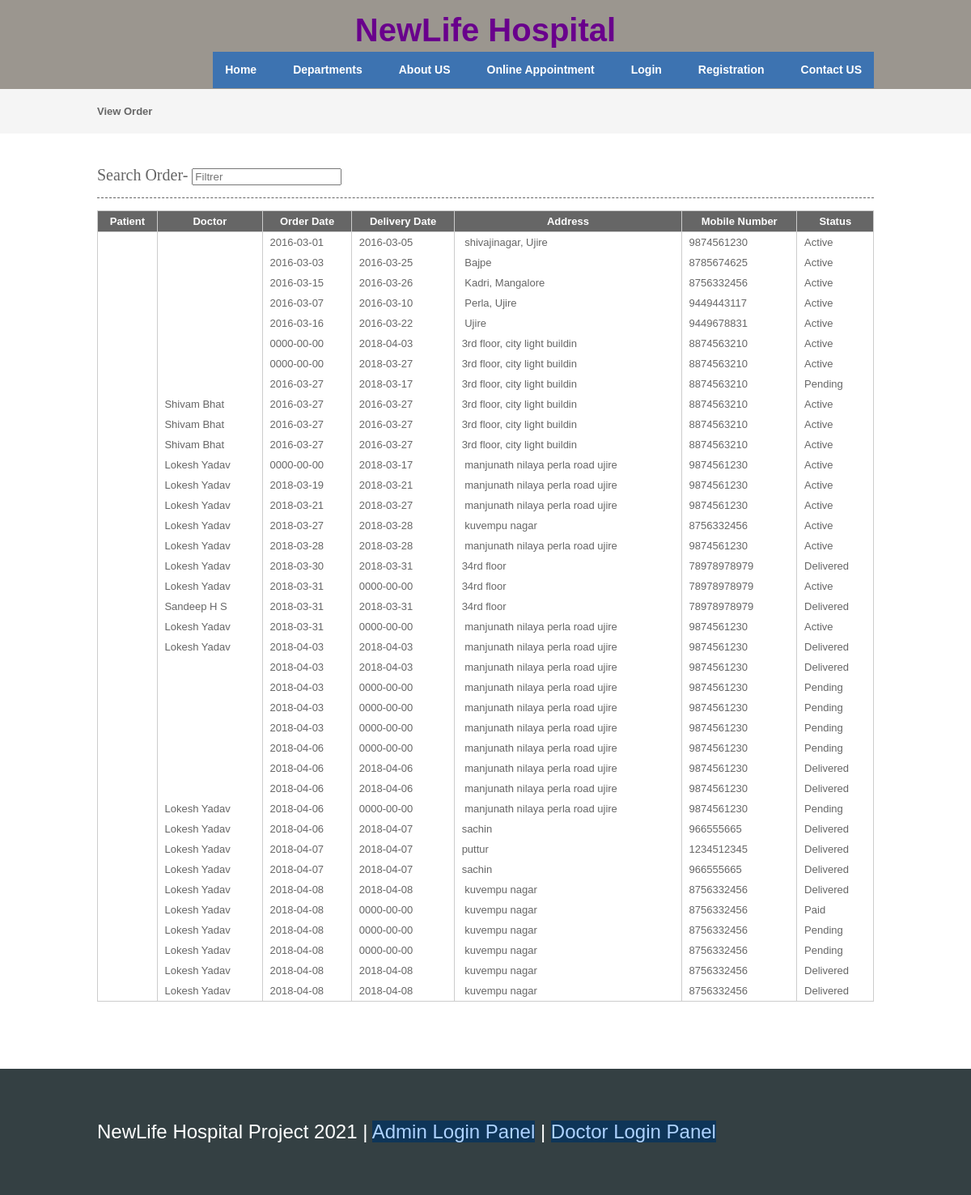
The page /vieworder.php on the database its author committed.
### tables this page shows
CREATE TABLE `orders` (
  `orderid` int(10) NOT NULL,
  `patientid` int(10) NOT NULL,
  `doctorid` int(10) NOT NULL,
  `prescriptionid` int(10) NOT NULL,
  `orderdate` date NOT NULL,
  `deliverydate` date NOT NULL,
  `address` text NOT NULL,
  `mobileno` varchar(15) NOT NULL,
  `note` text NOT NULL,
  `status` varchar(10) NOT NULL,
  `payment_type` varchar(20) NOT NULL,
  `card_no` varchar(20) NOT NULL,
  `cvv_no` varchar(5) NOT NULL,
  `expdate` date NOT NULL,
  `card_holder` varchar(50) NOT NULL
);

CREATE TABLE `doctor` (
  `doctorid` int(10) NOT NULL,
  `doctorname` varchar(50) NOT NULL,
  `mobileno` varchar(15) NOT NULL,
  `departmentid` int(10) NOT NULL,
  `loginid` varchar(25) NOT NULL,
  `password` varchar(25) NOT NULL,
  `status` varchar(10) NOT NULL,
  `education` varchar(25) NOT NULL,
  `experience` float(11,1) NOT NULL,
  `consultancy_charge` float(10,2) NOT NULL
);

### vieworder.php (the view, shortened to what this page needs)
<?php
include("header.php");
include("dbconnection.php");
?>
<div class="wrapper col2">
  <div id="breadcrumb">
    <ul>
      <li class="first">View Order</li></ul>
  </div>
</div>
<div class="wrapper col4">
  <div id="container">
<section class="container">
<h2>Search Order- <input type="search" class="light-table-filter" data-table="order-table" placeholder="Filtrer" /></h2>
	<table class="order-table">
      <thead>
        <tr>
          <th>Patient</th>
          <th>Doctor</th>
          <th>Order Date</th>
          <th>Delivery Date</th>
          <th>Address</th>
          <th>Mobile Number</th>
          <th>Status</th>
        </tr>
        </thead>
         <tbody>
		 <?php
		$sql ="SELECT * FROM orders where orderid!='0' ";
		$qsql = mysqli_query($con,$sql);
		while($rs = mysqli_fetch_array($qsql))
		{
			$sqlpatient = "SELECT * FROM patient WHERE patientid='$rs[patientid]'";
			$qsqlpatient = mysqli_query($con,$sqlpatient);
			$rspatient = mysqli_fetch_array($qsqlpatient);
			$sqldoctor = "SELECT * FROM doctor WHERE doctorid='$rs[doctorid]'";
			$qsqldoctor = mysqli_query($con,$sqldoctor);
			$rsdoctor = mysqli_fetch_array($qsqldoctor);
        	echo "<tr>
          <td>&nbsp;$rspatient[patientname]</td>
          <td>&nbsp;$rsdoctor[doctorname]</td>
          <td>&nbsp;$rs[orderdate]</td>
          <td>&nbsp;$rs[deliverydate]</td>
		   <td>&nbsp;$rs[address]</td>
		    <td>&nbsp;$rs[mobileno]</td>
			 <td>&nbsp;";
			 if(isset($_SESSION[patientid]))
			{
				if($rs[status] == "Active")
				{
				echo "<a href='prescriptionorderreport.php?orderid=$rs[0]&prescriptionid=$rs[3]'>Orders</a>";
				}
				else
				{
				echo $rs[status];
				}
			}
			else
			{
				echo $rs[status];
			}
			 echo "</td>";
		echo "</tr>";
		}
		?>
      </tbody>
    </table>
    </section>
    <p>&nbsp;</p>
  </div>
</div>
<?php
include("footer.php");
?>

### layout/styles/layout.css (style rules this page uses)
html { overflow-y:scroll; }
body { margin:0; padding:0; font-size:13px; font-family:verdana, Arial, Helvetica, sans-serif; color:#FFFFFF; background-color:#4F473A; }
div.wrapper { display:block; width:100%; margin:0; text-align:left; }
.col2 { color:#666666; background-color:#F5F5F5; }
.col3, .col4 { color:#666666; background-color:#FFFFFF; }
#head, #gallery, #breadcrumb, #container, #footer { display:block; position:relative; width:960px; margin:0 auto; }
#breadcrumb { padding:20px 0; }
#breadcrumb ul { margin:0; padding:0; list-style:none; }
#breadcrumb ul li { display:inline; }
#breadcrumb ul li.first { font-weight:bold; }
#container { padding:40px 0; }
#container h1, #container h2, #container h3, #container h4, #container h5, #container h6 { margin:0 0 15px 0; padding:0 0 15px 0; line-height:normal; font-weight:normal; font-size:20px; font-family:Georgia, "Times New Roman", Times, serif; border-bottom:1px dashed #666666; }

### layout/styles/tables.css (style rules this page uses)
table { width:100%; border-collapse:collapse; table-layout:auto; vertical-align:top; margin-bottom:15px; border:1px solid #CCCCCC; }
table thead th { color:#FFFFFF; background-color:#666666; border:1px solid #CCCCCC; border-collapse:collapse; text-align:center; table-layout:auto; vertical-align:middle; }
table tbody td { vertical-align:top; border-collapse:collapse; border-left:1px solid #CCCCCC; border-right:1px solid #CCCCCC; }
table thead th, table tbody td { padding:5px; border-collapse:collapse; }

### rows shown on the page
orders: orderdate "2016-03-01", deliverydate "2016-03-05", address "shivajinagar, Ujire", mobileno "9874561230", status "Active"
orders: orderdate "2016-03-03", deliverydate "2016-03-25", address "Bajpe", mobileno "8785674625", status "Active"
orders: orderdate "2016-03-15", deliverydate "2016-03-26", address "Kadri, Mangalore", mobileno "8756332456", status "Active"
orders: orderdate "2016-03-07", deliverydate "2016-03-10", address "Perla, Ujire", mobileno "9449443117", status "Active"
orders: orderdate "2016-03-16", deliverydate "2016-03-22", address "Ujire", mobileno "9449678831", status "Active"
orders: orderdate "0000-00-00", deliverydate "2018-04-03", address "3rd floor, city light buildin", mobileno "8874563210", status "Active"
orders: orderdate "0000-00-00", deliverydate "2018-03-27", address "3rd floor, city light buildin", mobileno "8874563210", status "Active"
orders: orderdate "2016-03-27", deliverydate "2018-03-17", address "3rd floor, city light buildin", mobileno "8874563210", status "Pending"
orders: doctorid.doctorname "Shivam Bhat", orderdate "2016-03-27", deliverydate "2016-03-27", address "3rd floor, city light buildin", mobileno "8874563210", status "Active"
orders: doctorid.doctorname "Shivam Bhat", orderdate "2016-03-27", deliverydate "2016-03-27", address "3rd floor, city light buildin", mobileno "8874563210", status "Active"
orders: doctorid.doctorname "Shivam Bhat", orderdate "2016-03-27", deliverydate "2016-03-27", address "3rd floor, city light buildin", mobileno "8874563210", status "Active"
orders: doctorid.doctorname "Lokesh Yadav", orderdate "0000-00-00", deliverydate "2018-03-17", address "manjunath nilaya perla road ujire", mobileno "9874561230", status "Active"
orders: doctorid.doctorname "Lokesh Yadav", orderdate "2018-03-19", deliverydate "2018-03-21", address "manjunath nilaya perla road ujire", mobileno "9874561230", status "Active"
orders: doctorid.doctorname "Lokesh Yadav", orderdate "2018-03-21", deliverydate "2018-03-27", address "manjunath nilaya perla road ujire", mobileno "9874561230", status "Active"
orders: doctorid.doctorname "Lokesh Yadav", orderdate "2018-03-27", deliverydate "2018-03-28", address "kuvempu nagar", mobileno "8756332456", status "Active"
orders: doctorid.doctorname "Lokesh Yadav", orderdate "2018-03-28", deliverydate "2018-03-28", address "manjunath nilaya perla road ujire", mobileno "9874561230", status "Active"
orders: doctorid.doctorname "Lokesh Yadav", orderdate "2018-03-30", deliverydate "2018-03-31", address "34rd floor", mobileno "78978978979", status "Delivered"
orders: doctorid.doctorname "Lokesh Yadav", orderdate "2018-03-31", deliverydate "0000-00-00", address "34rd floor", mobileno "78978978979", status "Active"
orders: doctorid.doctorname "Sandeep H S", orderdate "2018-03-31", deliverydate "2018-03-31", address "34rd floor", mobileno "78978978979", status "Delivered"
orders: doctorid.doctorname "Lokesh Yadav", orderdate "2018-03-31", deliverydate "0000-00-00", address "manjunath nilaya perla road ujire", mobileno "9874561230", status "Active"
orders: doctorid.doctorname "Lokesh Yadav", orderdate "2018-04-03", deliverydate "2018-04-03", address "manjunath nilaya perla road ujire", mobileno "9874561230", status "Delivered"
orders: orderdate "2018-04-03", deliverydate "2018-04-03", address "manjunath nilaya perla road ujire", mobileno "9874561230", status "Delivered"
orders: orderdate "2018-04-03", deliverydate "0000-00-00", address "manjunath nilaya perla road ujire", mobileno "9874561230", status "Pending"
orders: orderdate "2018-04-03", deliverydate "0000-00-00", address "manjunath nilaya perla road ujire", mobileno "9874561230", status "Pending"
orders: orderdate "2018-04-03", deliverydate "0000-00-00", address "manjunath nilaya perla road ujire", mobileno "9874561230", status "Pending"
orders: orderdate "2018-04-06", deliverydate "0000-00-00", address "manjunath nilaya perla road ujire", mobileno "9874561230", status "Pending"
orders: orderdate "2018-04-06", deliverydate "2018-04-06", address "manjunath nilaya perla road ujire", mobileno "9874561230", status "Delivered"
orders: orderdate "2018-04-06", deliverydate "2018-04-06", address "manjunath nilaya perla road ujire", mobileno "9874561230", status "Delivered"
orders: doctorid.doctorname "Lokesh Yadav", orderdate "2018-04-06", deliverydate "0000-00-00", address "manjunath nilaya perla road ujire", mobileno "9874561230", status "Pending"
orders: doctorid.doctorname "Lokesh Yadav", orderdate "2018-04-06", deliverydate "2018-04-07", address "sachin", mobileno "966555665", status "Delivered"
orders: doctorid.doctorname "Lokesh Yadav", orderdate "2018-04-07", deliverydate "2018-04-07", address "puttur", mobileno "1234512345", status "Delivered"
orders: doctorid.doctorname "Lokesh Yadav", orderdate "2018-04-07", deliverydate "2018-04-07", address "sachin", mobileno "966555665", status "Delivered"
orders: doctorid.doctorname "Lokesh Yadav", orderdate "2018-04-08", deliverydate "2018-04-08", address "kuvempu nagar", mobileno "8756332456", status "Delivered"
orders: doctorid.doctorname "Lokesh Yadav", orderdate "2018-04-08", deliverydate "0000-00-00", address "kuvempu nagar", mobileno "8756332456", status "Paid"
orders: doctorid.doctorname "Lokesh Yadav", orderdate "2018-04-08", deliverydate "0000-00-00", address "kuvempu nagar", mobileno "8756332456", status "Pending"
orders: doctorid.doctorname "Lokesh Yadav", orderdate "2018-04-08", deliverydate "0000-00-00", address "kuvempu nagar", mobileno "8756332456", status "Pending"
orders: doctorid.doctorname "Lokesh Yadav", orderdate "2018-04-08", deliverydate "2018-04-08", address "kuvempu nagar", mobileno "8756332456", status "Delivered"
orders: doctorid.doctorname "Lokesh Yadav", orderdate "2018-04-08", deliverydate "2018-04-08", address "kuvempu nagar", mobileno "8756332456", status "Delivered"
